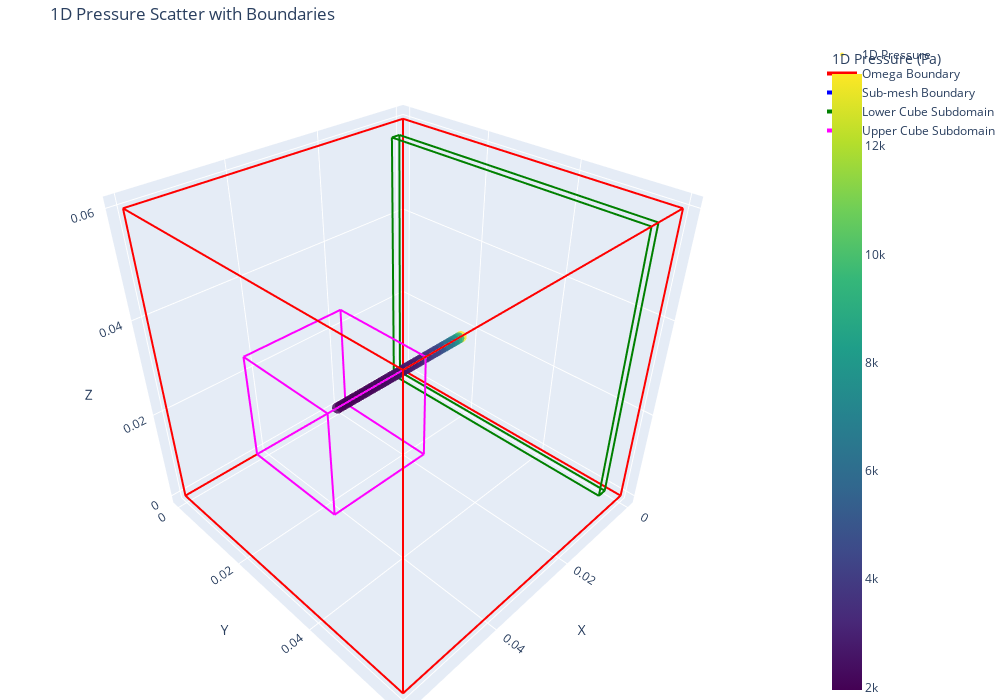

Here is the notebook cell this chart was saved with:
### Code cell
visualize.plot_with_boundaries_plotly(CUBES_TEST.uh1d, CUBES_TEST.uh3d,
     cube_lower=cube_lower_bounds, 
     cube_upper=cube_upper_bounds)
